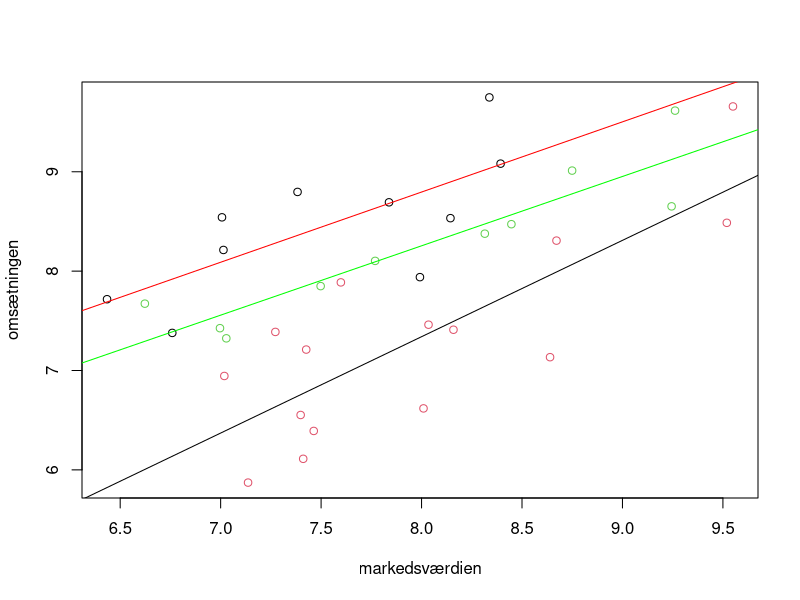

Write R code to recreate this figure.
## ---- chunk 1
knitr::opts_chunk$set(echo = TRUE)
## ---- chunk 2
data <- read.csv("../MatStat-R/data/AmFirma.csv")
head(data)
library(tidyverse)
distinct(data, sektor)
## ---- chunk 3
sektor <- factor(data$sektor)
markedsværdien <- data$vaerdi
omsætningen <- data$omsaet


detailhandel <-     subset(data, sektor == "detail")
energisektoren <-   subset(data,  sektor == "energi")
industrisektoren <- subset(data,     sektor == "industri")

lmUD_detailhandel <-     lm(detailhandel$omsaet ~ detailhandel$vaerdi)
lmUD_energisektoren <-   lm(energisektoren$omsaet ~ energisektoren$vaerdi)
lmUD_industrisektoren <- lm(industrisektoren$omsaet ~ industrisektoren$vaerdi)

plot(omsætningen ~ markedsværdien, col = sektor)
abline(lmUD_detailhandel, col = "red")
abline(lmUD_energisektoren)
abline(lmUD_industrisektoren, col = "green")
## ---- chunk 4
bartlett.test(list(lmUD_detailhandel, lmUD_energisektoren, lmUD_industrisektoren))
#  
## ---- chunk 5
M1_til_M2_alpha <- anova(lm(omsætningen ~ sektor + markedsværdien), 
                         lm(omsætningen ~ sektor * markedsværdien))
M1_til_M2_alpha
## ---- chunk 6
anova(lm(omsætningen ~ sektor + markedsværdien),
      lm(omsætningen ~ markedsværdien))
## ---- chunk 7
summary(lm(omsætningen ~ markedsværdien + sektor))
## ---- chunk 8
lmSUM <- summary(lm(omsætningen ~ sektor + markedsværdien))
lmSUM$sigma
## ---- chunk 9
df <- lmSUM$df
df[2]
## ---- chunk 10
sqrt(
  df[2] * lmSUM$sigma^2 /
    qchisq(c(0.975, 0.025), df[2])
)
## ---- chunk 11
confint(lm(omsætningen ~ sektor + markedsværdien))
